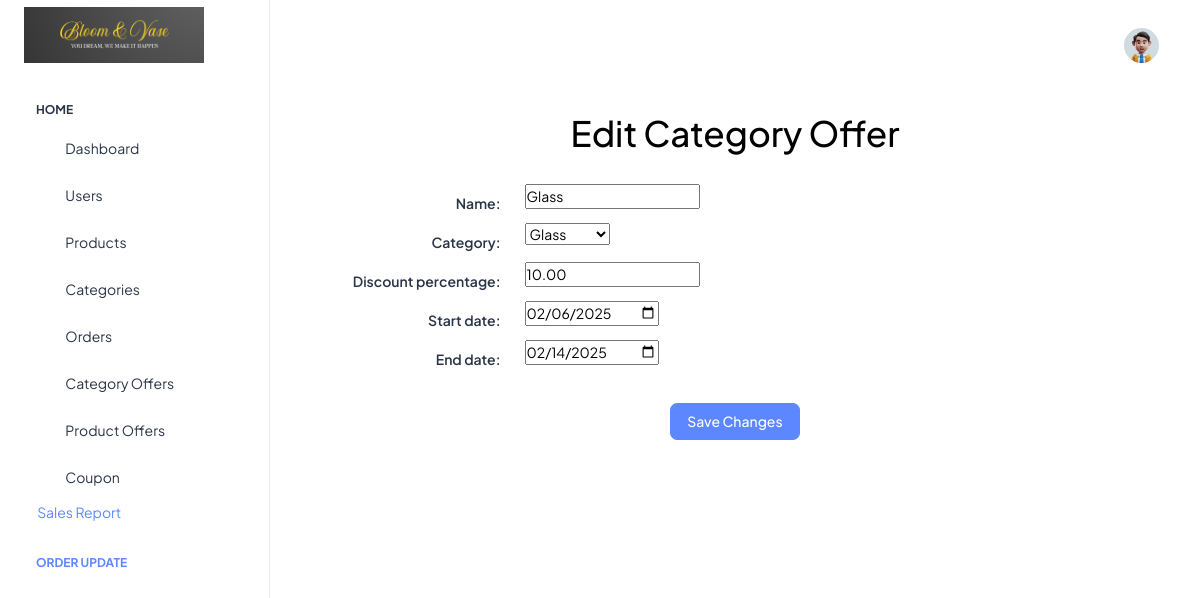
/my_admin/edit-category-offer/4/ (signed in), run on the app's committed database.
### product/models.py (models this page shows, shortened)
class CategoryOffer(models.Model):
    name = models.CharField(max_length=100)
    category = models.ForeignKey('Category', on_delete=models.CASCADE)
    discount_percentage = models.DecimalField(max_digits=5, decimal_places=2)
    start_date = models.DateTimeField()
    end_date = models.DateTimeField()

### my_admin/views.py (the view, shortened to what this page needs)
# urls.py: path('edit-category-offer/<int:pk>/', edit_category_offer, name='edit_category_offer'),
def edit_category_offer(request, pk):
    if request.user.is_staff:
        category_offer = get_object_or_404(CategoryOffer, id=pk)
        form = EditCategoryOfferForm(instance=category_offer)
        context = {'form': form}
        return render(request, 'my_admin/edit_category_offer.html', context)

### product/forms.py
class EditCategoryOfferForm(forms.ModelForm):
    class Meta:
        model = CategoryOffer
        fields = ['name','category', 'discount_percentage', 'start_date', 'end_date']
        widgets = {
            'start_date': forms.DateInput(attrs={'type': 'date'}),
            'end_date': forms.DateInput(attrs={'type': 'date'}),
        }

### product/models.py (called while the page is built)
    def __str__(self):
        return self.name

### user/models.py (called while the page is built)
    @property
    def is_staff(self):
        return self.is_admin

### my_admin/templates/my_admin/edit_category_offer.html (shortened to what this page needs)
{% extends 'my_admin/admin_index.html' %}
{% load static %}
{% block body %}
<div class="container">
    <div class="container mt-5" style="background-color: white; color: black; padding: 20px; border-radius: 8px;">
        <h1 style="color: black; text-align: center; margin-bottom: 30px;">Edit Category Offer</h1>
        <form method="post">
            {% for field in form %}
            <div class="form-group row">
                <label for="{{ field.id_for_label }}" class="col-sm-3 col-form-label text-end">{{ field.label_tag }}</label>
                <div class="col-sm-9">
                    {{ field }}
                </div>
            </div>
            {% endfor %}
            <div class="d-flex justify-content-center mt-4">
                <button type="submit" class="btn btn-primary">Save Changes</button>
            </div>
        </form>
    </div>
</div>
{% endblock body %}

### data on the page
CategoryOffer: form "Glass" "Glass" "10.00" "02/06/2025" "02/14/2025"

### other printed values
{{ field.label_tag }} "Name:" "Category:" "Discount percentage:" "Start date:" "End date:"
